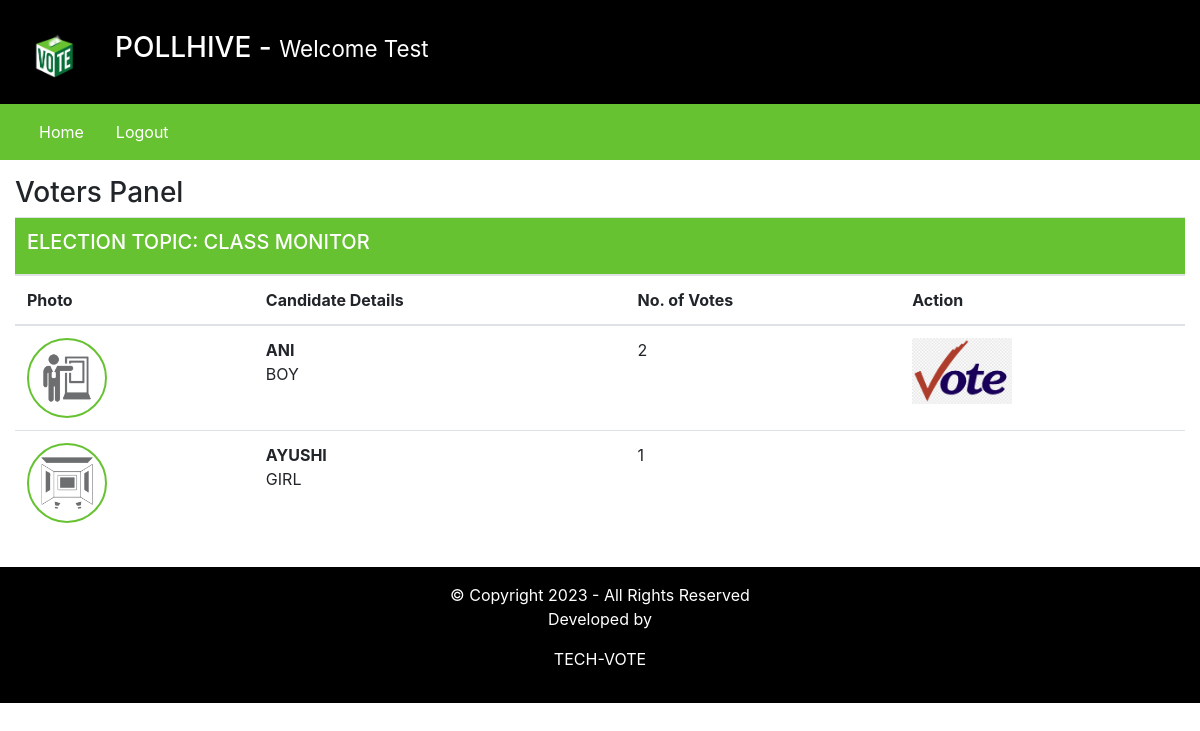
Screenshot of /voters/index.php (signed in) with the database file from the repository.
### tables this page shows
CREATE TABLE `elections` (
  `id` int(11) NOT NULL,
  `election_topic` varchar(255) DEFAULT NULL,
  `no_of_candidates` int(11) DEFAULT NULL,
  `starting_date` date DEFAULT NULL,
  `ending_date` date DEFAULT NULL,
  `status` varchar(45) DEFAULT NULL,
  `inserted_by` varchar(255) DEFAULT NULL,
  `inserted_on` date DEFAULT NULL
);

CREATE TABLE `candidate_details` (
  `id` int(11) NOT NULL,
  `election_id` int(11) DEFAULT NULL,
  `candidate_name` varchar(255) DEFAULT NULL,
  `candidate_details` text DEFAULT NULL,
  `candidate_photo` text DEFAULT NULL,
  `inserted_by` varchar(255) DEFAULT NULL,
  `inserted_on` date DEFAULT NULL
);

### voters/index.php (the view, shortened to what this page needs)
<?php
require_once("inc/header.php");
require_once("inc/navigation.php");
?>
<div class="row my-3">
    <div class="col-12">
        <h3> Voters Panel </h3>
        <?php
        $fetchingActiveElections = mysqli_query($db, "SELECT * FROM elections WHERE status = 'Active'") or die(mysqli_error($db));
        $totalActiveElections = mysqli_num_rows($fetchingActiveElections);
        if ($totalActiveElections > 0) {
            while ($data = mysqli_fetch_assoc($fetchingActiveElections)) {
                $election_id = $data['id'];
                $election_topic = $data['election_topic'];
                ?>
                <table class="table">
                    <thead>
                        <tr>
                            <th colspan="4" class="bg-green text-white">
                                <h5> ELECTION TOPIC:
                                    <?php echo strtoupper($election_topic); ?>
                                </h5>
                            </th>
                        </tr>
                        <tr>
                            <th> Photo </th>
                            <th> Candidate Details </th>
                            <th> No. of Votes </th>
                            <th> Action </th>
                        </tr>
                    </thead>
                    <tbody>
                        <?php
                        $fetchingCandidates = mysqli_query($db, "SELECT * FROM candidate_details WHERE election_id = '" . $election_id . "'") or die(mysqli_error($db));
                        while ($candidateData = mysqli_fetch_assoc($fetchingCandidates)) {
                            $candidate_id = $candidateData['id'];
                            $candidate_photo = $candidateData['candidate_photo'];
                            $fetchingVotes = mysqli_query($db, "SELECT * FROM votings WHERE candidate_id = '" . $candidate_id . "'") or die(mysqli_error($db));
                            $totalVotes = mysqli_num_rows($fetchingVotes);
                            ?>
                            <tr>
                                <td> <img src="<?php echo $candidate_photo; ?>" class="candidate_photo"> </td>
                                <td>
                                    <?php echo "<b>" . $candidateData['candidate_name'] . "</b><br />" . $candidateData['candidate_details']; ?>
                                </td>
                                <td>
                                    <?php echo $totalVotes; ?>
                                </td>
                                <td>
                                    <?php
                                    $checkIfVoteCasted = mysqli_query($db, "SELECT * FROM votings WHERE voters_id = '" . $_SESSION['user_id'] . "' AND election_id = '" . $election_id . "'") or die(mysqli_error($db));
                                    $isVoteCasted = mysqli_num_rows($checkIfVoteCasted);
                                    if ($isVoteCasted > 0) {
                                        $voteCastedData = mysqli_fetch_assoc($checkIfVoteCasted);
                                        $voteCastedToCandidate = $voteCastedData['candidate_id'];
                                        if ($voteCastedToCandidate == $candidate_id) {
                                            ?>
                                            <img src="../assets/images/vote.png" width="100px;">
                                            <?php
                                        }
                                    } else {
                                        ?>
                                        <button class="btn btn-md btn-success"
                                            onclick="CastVote(<?php echo $election_id; ?>, <?php echo $candidate_id; ?>, <?php echo $_SESSION['user_id']; ?>)">
                                            Vote </button>
                                        <?php
                                    }
                                    ?>
                                </td>
                            </tr>
                            <?php
                        }
                        ?>
                    </tbody>
                </table>
                <?php
            }
        } else {
            echo "No any active election.";
        }
        ?>
    </div>
</div>
<?php
require_once("inc/footer.php");
?>

### assets/css/style.css (style rules this page uses)
.text-white { color: #fff; }
.bg-green { background-color: #67C232; }
.candidate_photo { width: 80px; height: 80px; border: 2px solid #67C232; border-radius: 100%; }

### rows the page displays
elections: election_topic "CLASS MONITOR"
candidate_details: candidate_photo (picture), candidate_name "ANI", candidate_details "BOY", totalVotes "2"
candidate_details: candidate_photo (picture), candidate_name "AYUSHI", candidate_details "GIRL", totalVotes "1"

### other values shown
$_SESSION['username'] "Test"
